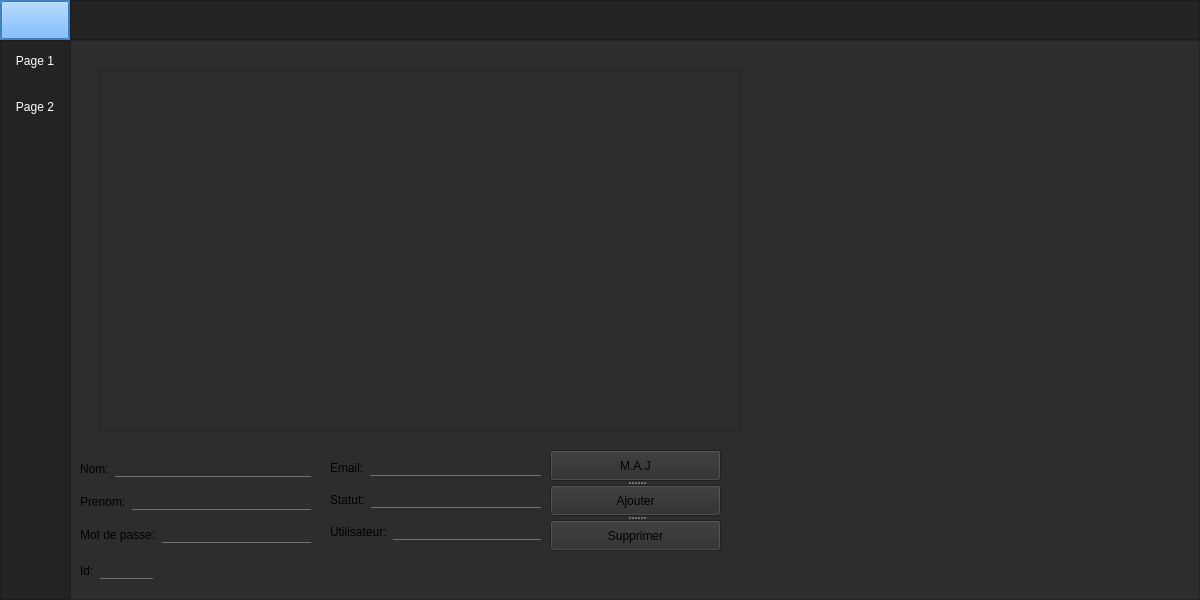
<?xml version="1.0" encoding="UTF-8"?>
<ui version="4.0">
 <class>supervision</class>
 <widget class="QMainWindow" name="supervision">
  <property name="geometry">
   <rect>
    <x>0</x>
    <y>0</y>
    <width>1200</width>
    <height>600</height>
   </rect>
  </property>
  <property name="minimumSize">
   <size>
    <width>1200</width>
    <height>600</height>
   </size>
  </property>
  <property name="maximumSize">
   <size>
    <width>1200</width>
    <height>600</height>
   </size>
  </property>
  <property name="windowTitle">
   <string>MainWindow</string>
  </property>
  <property name="styleSheet">
   <string notr="true">background-color: rgb(45, 45, 45);</string>
  </property>
  <widget class="QWidget" name="centralwidget">
   <layout class="QVBoxLayout" name="verticalLayout">
    <property name="spacing">
     <number>0</number>
    </property>
    <property name="leftMargin">
     <number>0</number>
    </property>
    <property name="topMargin">
     <number>0</number>
    </property>
    <property name="rightMargin">
     <number>0</number>
    </property>
    <property name="bottomMargin">
     <number>0</number>
    </property>
    <item>
     <widget class="QFrame" name="Top_Bar">
      <property name="maximumSize">
       <size>
        <width>16777215</width>
        <height>40</height>
       </size>
      </property>
      <property name="styleSheet">
       <string notr="true">background-color: rgb(35, 35, 35);</string>
      </property>
      <property name="frameShape">
       <enum>QFrame::NoFrame</enum>
      </property>
      <property name="frameShadow">
       <enum>QFrame::Raised</enum>
      </property>
      <layout class="QHBoxLayout" name="horizontalLayout">
       <property name="spacing">
        <number>0</number>
       </property>
       <property name="leftMargin">
        <number>0</number>
       </property>
       <property name="topMargin">
        <number>0</number>
       </property>
       <property name="rightMargin">
        <number>0</number>
       </property>
       <property name="bottomMargin">
        <number>0</number>
       </property>
       <item>
        <widget class="QFrame" name="frame_toggle">
         <property name="maximumSize">
          <size>
           <width>70</width>
           <height>40</height>
          </size>
         </property>
         <property name="styleSheet">
          <string notr="true">background-color: rgb(85, 170, 255);</string>
         </property>
         <property name="frameShape">
          <enum>QFrame::StyledPanel</enum>
         </property>
         <property name="frameShadow">
          <enum>QFrame::Raised</enum>
         </property>
         <layout class="QVBoxLayout" name="verticalLayout_2">
          <property name="spacing">
           <number>0</number>
          </property>
          <property name="leftMargin">
           <number>0</number>
          </property>
          <property name="topMargin">
           <number>0</number>
          </property>
          <property name="rightMargin">
           <number>0</number>
          </property>
          <property name="bottomMargin">
           <number>0</number>
          </property>
          <item>
           <widget class="QPushButton" name="Btn_Menu">
            <property name="sizePolicy">
             <sizepolicy hsizetype="Expanding" vsizetype="Expanding">
              <horstretch>0</horstretch>
              <verstretch>0</verstretch>
             </sizepolicy>
            </property>
            <property name="styleSheet">
             <string notr="true"/>
            </property>
            <property name="text">
             <string/>
            </property>
            <property name="icon">
             <iconset resource="ress.qrc">
              <normaloff>:/img/Logo.PNG</normaloff>:/img/Logo.PNG</iconset>
            </property>
            <property name="iconSize">
             <size>
              <width>65</width>
              <height>50</height>
             </size>
            </property>
           </widget>
          </item>
         </layout>
        </widget>
       </item>
       <item>
        <widget class="QFrame" name="frame_top">
         <property name="styleSheet">
          <string notr="true">background-color: rgb(35, 35, 35);</string>
         </property>
         <property name="frameShape">
          <enum>QFrame::StyledPanel</enum>
         </property>
         <property name="frameShadow">
          <enum>QFrame::Raised</enum>
         </property>
        </widget>
       </item>
      </layout>
     </widget>
    </item>
    <item>
     <widget class="QFrame" name="Content">
      <property name="frameShape">
       <enum>QFrame::NoFrame</enum>
      </property>
      <property name="frameShadow">
       <enum>QFrame::Raised</enum>
      </property>
      <layout class="QHBoxLayout" name="horizontalLayout_2">
       <property name="spacing">
        <number>0</number>
       </property>
       <property name="leftMargin">
        <number>0</number>
       </property>
       <property name="topMargin">
        <number>0</number>
       </property>
       <property name="rightMargin">
        <number>0</number>
       </property>
       <property name="bottomMargin">
        <number>0</number>
       </property>
       <item>
        <widget class="QFrame" name="frame_left_menu">
         <property name="minimumSize">
          <size>
           <width>70</width>
           <height>0</height>
          </size>
         </property>
         <property name="maximumSize">
          <size>
           <width>70</width>
           <height>16777215</height>
          </size>
         </property>
         <property name="styleSheet">
          <string notr="true">background-color: rgb(35, 35, 35);</string>
         </property>
         <property name="frameShape">
          <enum>QFrame::StyledPanel</enum>
         </property>
         <property name="frameShadow">
          <enum>QFrame::Raised</enum>
         </property>
         <layout class="QVBoxLayout" name="verticalLayout_3">
          <property name="leftMargin">
           <number>0</number>
          </property>
          <property name="topMargin">
           <number>0</number>
          </property>
          <property name="rightMargin">
           <number>0</number>
          </property>
          <property name="bottomMargin">
           <number>0</number>
          </property>
          <item>
           <widget class="QPushButton" name="btn_page_1">
            <property name="minimumSize">
             <size>
              <width>0</width>
              <height>40</height>
             </size>
            </property>
            <property name="styleSheet">
             <string notr="true">QPushButton {
	color: rgb(255, 255, 255);
	background-color: rgb(35, 35, 35);
	border: 0px solid;
}
QPushButton:hover {
	background-color: rgb(85, 170, 255);
}</string>
            </property>
            <property name="text">
             <string>Page 1</string>
            </property>
           </widget>
          </item>
          <item>
           <widget class="QPushButton" name="btn_page_2">
            <property name="minimumSize">
             <size>
              <width>0</width>
              <height>40</height>
             </size>
            </property>
            <property name="styleSheet">
             <string notr="true">QPushButton {
	color: rgb(255, 255, 255);
	background-color: rgb(35, 35, 35);
	border: 0px solid;
}
QPushButton:hover {
	background-color: rgb(85, 170, 255);
}</string>
            </property>
            <property name="text">
             <string>Page 2</string>
            </property>
           </widget>
          </item>
          <item alignment="Qt::AlignTop">
           <widget class="QFrame" name="frame_top_menus">
            <property name="frameShape">
             <enum>QFrame::NoFrame</enum>
            </property>
            <property name="frameShadow">
             <enum>QFrame::Raised</enum>
            </property>
            <layout class="QVBoxLayout" name="verticalLayout_4">
             <property name="spacing">
              <number>0</number>
             </property>
             <property name="leftMargin">
              <number>0</number>
             </property>
             <property name="topMargin">
              <number>0</number>
             </property>
             <property name="rightMargin">
              <number>0</number>
             </property>
             <property name="bottomMargin">
              <number>0</number>
             </property>
            </layout>
           </widget>
          </item>
         </layout>
        </widget>
       </item>
       <item>
        <widget class="QFrame" name="frame_pages">
         <property name="frameShape">
          <enum>QFrame::StyledPanel</enum>
         </property>
         <property name="frameShadow">
          <enum>QFrame::Raised</enum>
         </property>
         <layout class="QVBoxLayout" name="verticalLayout_5">
          <item>
           <widget class="QStackedWidget" name="stackedWidget">
            <property name="styleSheet">
             <string notr="true">QLineEdit
{
background:transparent;
border:none;
color:#717072;
border-bottom: 0.5px solid #717072;
}
QPushButton:hover
{
color:#333;
border-radius:60px;
background:white;
}</string>
            </property>
            <property name="currentIndex">
             <number>0</number>
            </property>
            <widget class="QWidget" name="page_1">
             <widget class="QTableView" name="userTableView">
              <property name="geometry">
               <rect>
                <x>20</x>
                <y>20</y>
                <width>641</width>
                <height>361</height>
               </rect>
              </property>
             </widget>
             <widget class="QSplitter" name="splitter">
              <property name="geometry">
               <rect>
                <x>470</x>
                <y>400</y>
                <width>171</width>
                <height>101</height>
               </rect>
              </property>
              <property name="orientation">
               <enum>Qt::Vertical</enum>
              </property>
              <widget class="QPushButton" name="BtMAJ">
               <property name="text">
                <string>M.A.J</string>
               </property>
               <property name="icon">
                <iconset resource="ress.qrc">
                 <normaloff>:/img/Magic-Wand.png</normaloff>:/img/Magic-Wand.png</iconset>
               </property>
               <property name="iconSize">
                <size>
                 <width>25</width>
                 <height>25</height>
                </size>
               </property>
              </widget>
              <widget class="QPushButton" name="BtnNouveau">
               <property name="text">
                <string>Ajouter</string>
               </property>
               <property name="icon">
                <iconset resource="ress.qrc">
                 <normaloff>:/img/Add.png</normaloff>:/img/Add.png</iconset>
               </property>
               <property name="iconSize">
                <size>
                 <width>25</width>
                 <height>25</height>
                </size>
               </property>
              </widget>
              <widget class="QPushButton" name="BtnSupprimer">
               <property name="text">
                <string>Supprimer</string>
               </property>
               <property name="icon">
                <iconset resource="ress.qrc">
                 <normaloff>:/img/Delete.png</normaloff>:/img/Delete.png</iconset>
               </property>
               <property name="iconSize">
                <size>
                 <width>25</width>
                 <height>25</height>
                </size>
               </property>
              </widget>
             </widget>
             <widget class="QWidget" name="">
              <property name="geometry">
               <rect>
                <x>0</x>
                <y>400</y>
                <width>231</width>
                <height>104</height>
               </rect>
              </property>
              <layout class="QVBoxLayout" name="verticalLayout_6">
               <item>
                <layout class="QHBoxLayout" name="horizontalLayout_3">
                 <item>
                  <widget class="QLabel" name="label">
                   <property name="text">
                    <string>Nom:</string>
                   </property>
                  </widget>
                 </item>
                 <item>
                  <widget class="QLineEdit" name="TbNom">
                   <property name="enabled">
                    <bool>true</bool>
                   </property>
                   <property name="autoFillBackground">
                    <bool>false</bool>
                   </property>
                   <property name="text">
                    <string/>
                   </property>
                   <property name="frame">
                    <bool>false</bool>
                   </property>
                   <property name="readOnly">
                    <bool>false</bool>
                   </property>
                   <property name="placeholderText">
                    <string/>
                   </property>
                  </widget>
                 </item>
                </layout>
               </item>
               <item>
                <layout class="QGridLayout" name="gridLayout_2">
                 <item row="0" column="0">
                  <widget class="QLabel" name="label_4">
                   <property name="text">
                    <string>Prenom:</string>
                   </property>
                  </widget>
                 </item>
                 <item row="0" column="1">
                  <widget class="QLineEdit" name="TbPrenom">
                   <property name="text">
                    <string/>
                   </property>
                   <property name="placeholderText">
                    <string/>
                   </property>
                  </widget>
                 </item>
                </layout>
               </item>
               <item>
                <layout class="QGridLayout" name="gridLayout">
                 <item row="0" column="0">
                  <widget class="QLabel" name="label_3">
                   <property name="text">
                    <string>Mot de passe:</string>
                   </property>
                  </widget>
                 </item>
                 <item row="0" column="1">
                  <widget class="QLineEdit" name="TbMdp">
                   <property name="text">
                    <string/>
                   </property>
                   <property name="placeholderText">
                    <string/>
                   </property>
                  </widget>
                 </item>
                </layout>
               </item>
              </layout>
             </widget>
             <widget class="QWidget" name="">
              <property name="geometry">
               <rect>
                <x>250</x>
                <y>400</y>
                <width>211</width>
                <height>101</height>
               </rect>
              </property>
              <layout class="QVBoxLayout" name="verticalLayout_7">
               <item>
                <layout class="QHBoxLayout" name="horizontalLayout_4">
                 <item>
                  <widget class="QLabel" name="label_5">
                   <property name="text">
                    <string>Email:</string>
                   </property>
                  </widget>
                 </item>
                 <item>
                  <widget class="QLineEdit" name="TbMail">
                   <property name="text">
                    <string/>
                   </property>
                   <property name="placeholderText">
                    <string/>
                   </property>
                  </widget>
                 </item>
                </layout>
               </item>
               <item>
                <layout class="QHBoxLayout" name="horizontalLayout_5">
                 <item>
                  <widget class="QLabel" name="label_6">
                   <property name="text">
                    <string>Statut:</string>
                   </property>
                  </widget>
                 </item>
                 <item>
                  <widget class="QLineEdit" name="TbStatut">
                   <property name="text">
                    <string/>
                   </property>
                   <property name="placeholderText">
                    <string/>
                   </property>
                  </widget>
                 </item>
                </layout>
               </item>
               <item>
                <layout class="QHBoxLayout" name="horizontalLayout_6">
                 <item>
                  <widget class="QLabel" name="label_7">
                   <property name="text">
                    <string>Utilisateur:</string>
                   </property>
                  </widget>
                 </item>
                 <item>
                  <widget class="QLineEdit" name="TbUtilisateur">
                   <property name="text">
                    <string/>
                   </property>
                   <property name="placeholderText">
                    <string/>
                   </property>
                  </widget>
                 </item>
                </layout>
               </item>
              </layout>
             </widget>
             <widget class="QWidget" name="">
              <property name="geometry">
               <rect>
                <x>0</x>
                <y>510</y>
                <width>73</width>
                <height>21</height>
               </rect>
              </property>
              <layout class="QHBoxLayout" name="horizontalLayout_7">
               <item>
                <widget class="QLabel" name="label_8">
                 <property name="text">
                  <string>Id:</string>
                 </property>
                </widget>
               </item>
               <item>
                <widget class="QLineEdit" name="TbId">
                 <property name="text">
                  <string/>
                 </property>
                </widget>
               </item>
              </layout>
             </widget>
            </widget>
            <widget class="QWidget" name="page_2">
             <widget class="QLabel" name="label_2">
              <property name="geometry">
               <rect>
                <x>460</x>
                <y>270</y>
                <width>172</width>
                <height>64</height>
               </rect>
              </property>
              <property name="font">
               <font>
                <pointsize>40</pointsize>
               </font>
              </property>
              <property name="styleSheet">
               <string notr="true">color: #FFF;</string>
              </property>
              <property name="text">
               <string>PAGE 2</string>
              </property>
              <property name="alignment">
               <set>Qt::AlignCenter</set>
              </property>
             </widget>
            </widget>
            <widget class="QWidget" name="page_3">
             <layout class="QVBoxLayout" name="verticalLayout_8"/>
            </widget>
           </widget>
          </item>
         </layout>
        </widget>
       </item>
      </layout>
     </widget>
    </item>
   </layout>
  </widget>
 </widget>
 <resources>
  <include location="ress.qrc"/>
 </resources>
 <connections/>
</ui>
